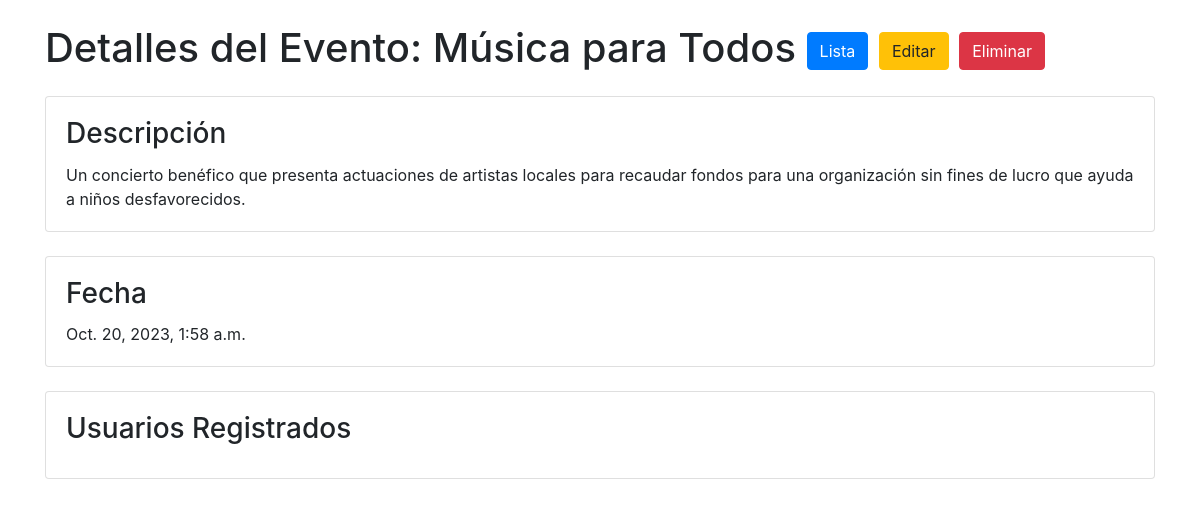
The page /eventos/evento/3/ on the database its author committed.
### eventos/models.py (models this page shows, shortened)
class Evento(models.Model):
    nombre = models.CharField(max_length=200)
    descripcion = models.TextField()
    fecha = models.DateTimeField()
    organizador = models.ForeignKey(Usuario, on_delete=models.CASCADE)

### eventos/views.py (the view)
# urls.py: path('evento/<int:evento_id>/', views.detalle_evento, name='detalle_evento'),
def detalle_evento(request, evento_id):
    evento = get_object_or_404(Evento, id=evento_id)
    usuarios_registrados = evento.registroevento_set.all()  # Obtiene los usuarios registrados en este evento
    return render(request, 'eventos/detalle_evento.html', {'evento': evento, 'usuarios_registrados': usuarios_registrados})

### eventos/templates/eventos/detalle_evento.html (shortened to what this page needs)
<!DOCTYPE html>
<html>
<head>
  <link rel="stylesheet" href="https://maxcdn.bootstrapcdn.com/bootstrap/4.0.0/css/bootstrap.min.css">
</head>
<body>
  <div class="container">
    <h1 class="my-4">Detalles del Evento: {{ evento.nombre }}
      <a href="{% url 'lista_eventos' %}"class="btn btn-primary"> Lista</a>
      <a href="{% url 'editar_evento' evento.id %}" class="btn btn-warning">Editar</a>
      <form method="post" action="{% url 'eliminar_evento' evento.id %}" class="d-inline">
        <button type="submit" class="btn btn-danger"
          onclick="return confirm('¿Está seguro de que desea eliminar este evento?')">Eliminar</button>
      </form>
    </h1>
    <div class="card">
      <div class="card-body">
        <h3 class="card-title">Descripción</h3>
        <p class="card-text">{{ evento.descripcion }}</p>
      </div>
    </div>
    <div class="card mt-4">
      <div class="card-body">
        <h3 class="card-title">Fecha</h3>
        <p class="card-text">{{ evento.fecha }}</p>
      </div>
    </div>
    <div class="card mt-4">
      <div class="card-body">
        <h3 class="card-title">Usuarios Registrados</h3>
      </div>
    </div>
  </div>
</body>
</html>

### rows shown on the page
Evento: nombre "Música para Todos", descripcion "Un concierto benéfico que presenta actuaciones de artistas locales para recaudar fondos para una organización sin fines de lucro que ayuda a niños desfavorecidos.", fecha "Oct. 20, 2023, 1:58 a.m."
